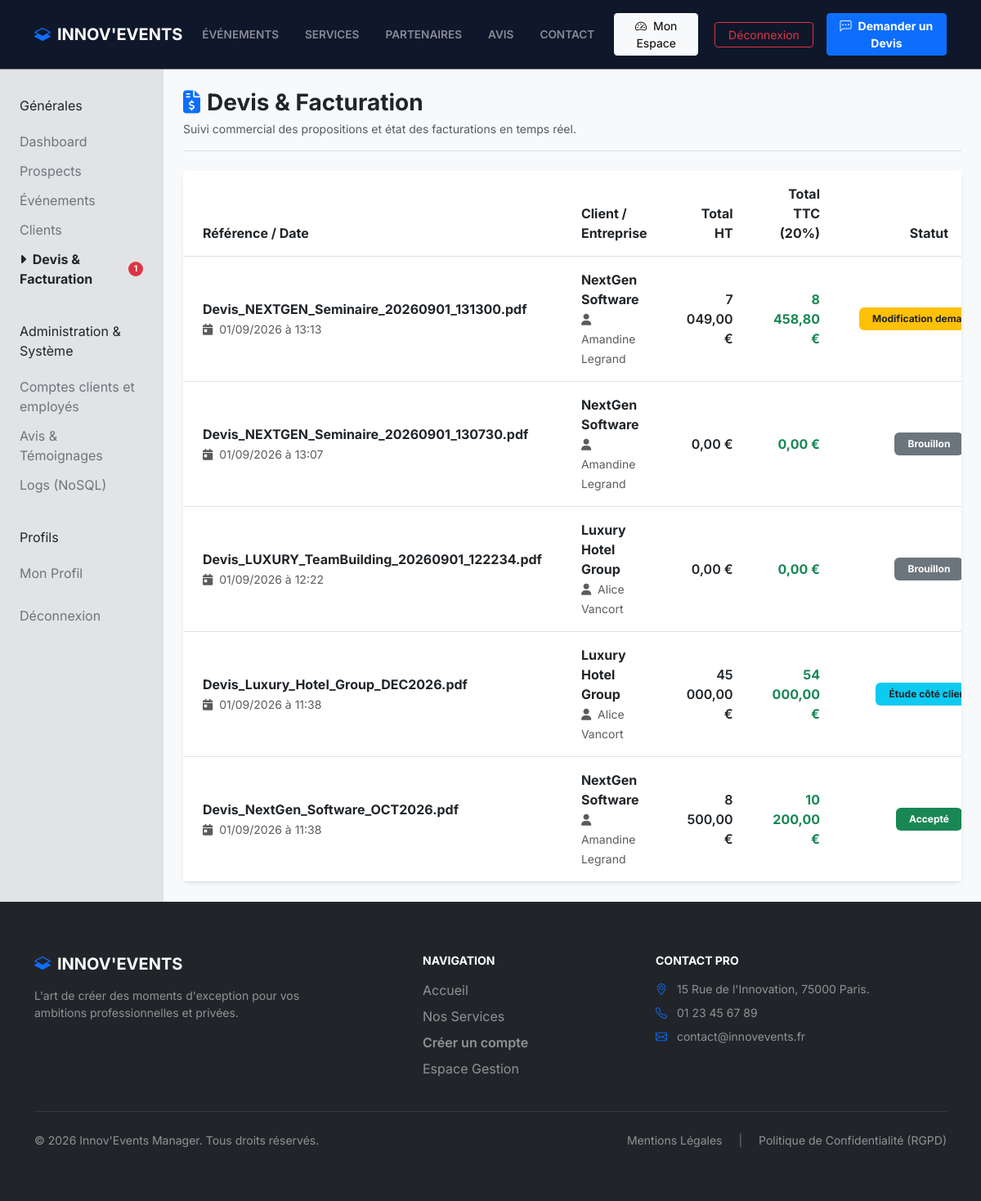
Page /index.php?action=admin_devis (signed in) on the committed database.
### tables this page shows
CREATE TABLE devis (
id_devis INT AUTO_INCREMENT PRIMARY KEY,
revision INT NOT NULL DEFAULT 1,
change_reason TEXT NULL,
id_prospect INT NOT NULL,
event_id INT NULL,
reference_pdf VARCHAR(255) NOT NULL,
montant_ht DECIMAL(10, 2) NOT NULL DEFAULT 0.00,
tva DECIMAL(10, 2) NOT NULL DEFAULT 0.00,
status VARCHAR(50) NOT NULL DEFAULT 'brouillon',
date_creation DATETIME DEFAULT CURRENT_TIMESTAMP,
CONSTRAINT fk_devis_prospect
FOREIGN KEY (id_prospect) REFERENCES prospects(id)
ON DELETE CASCADE ON UPDATE CASCADE
);

CREATE TABLE prospects (
id INT AUTO_INCREMENT PRIMARY KEY,
user_id INT NULL,
company_id INT NULL,
company_name VARCHAR(255) NOT NULL,
contact_name VARCHAR(255) NOT NULL,
email VARCHAR(255) NOT NULL,
phone VARCHAR(50) NOT NULL,
event_type VARCHAR(100) NOT NULL,
event_date DATE NULL,
location VARCHAR(255) NULL,
estimated_participants INT NULL,
budget DECIMAL(10, 2) NULL,
description TEXT NULL,
rejection_reason TEXT NULL,
status VARCHAR(50) NOT NULL DEFAULT 'à contacter',
created_at TIMESTAMP DEFAULT CURRENT_TIMESTAMP,
CONSTRAINT fk_prospects_user
FOREIGN KEY (user_id) REFERENCES users(id)
ON DELETE CASCADE ON UPDATE CASCADE,
CONSTRAINT fk_prospects_company
FOREIGN KEY (company_id) REFERENCES companies(id)
ON DELETE CASCADE ON UPDATE CASCADE
);

### src/controllers/QuoteController.php (called while the page is built, shortened)
<?php
require_once __DIR__ . '/../models/sql/Devis.php';
class QuoteController extends BaseController
{
    public function showDevisList(): void
    {
        $devisModel = new Devis();
        $devisList = $devisModel->findAllWithTotals();
        require __DIR__ . '/../views/partials/header.php';
        require __DIR__ . '/../views/admin/list_devis.php';
        require __DIR__ . '/../views/partials/footer.php';
    }
}

### src/config/Database.php (called while the page is built, shortened)
<?php
class Database {
    private static $instance = null;
    private function __construct() {
        $host    = 'db';
        $db      = 'innovevents_db';
        $user    = 'root';
        $pass    = 'root_password';
        $charset = 'utf8mb4';
        $dsn = "mysql:host=$host;dbname=$db;charset=$charset";
        try {
            $this->pdo = new PDO($dsn, $user, $pass, [
                PDO::ATTR_ERRMODE => PDO::ERRMODE_EXCEPTION,
                PDO::ATTR_DEFAULT_FETCH_MODE => PDO::FETCH_ASSOC,
                PDO::ATTR_EMULATE_PREPARES => false
            ]);
        } catch (\PDOException $e) {
            error_log("Database connection failure: " . $e->getMessage());
            die("Erreur de connexion à la base de données. Veuillez réessayer plus tard.");
        }
    }
    public static function getInstance() {
        if (self::$instance === null) {
            self::$instance = new Database();
        }
        return self::$instance->pdo;
    }
}

### src/models/sql/Devis.php (called while the page is built, shortened)
<?php
require_once __DIR__ . '/../../config/Database.php';
class Devis
{
    private PDO $db;
    public function __construct()
    {
        $this->db = Database::getInstance();
    }
    public function findAllWithTotals(): array
    {
        try {
            $stmt = $this->db->query("
                SELECT d.id_devis,
                       d.id_prospect,
                       d.reference_pdf,
                       d.status,
                       d.date_creation,
                       p.company_name,
                       p.contact_name,
                       COALESCE(SUM(pr.montant_ht), d.montant_ht, 0.00) AS total_ht,
                       ROUND(COALESCE(SUM(pr.montant_ht), d.montant_ht, 0.00) * 0.20, 2) AS total_tva,
                       ROUND(COALESCE(SUM(pr.montant_ht), d.montant_ht, 0.00) * 1.20, 2) AS total_ttc
                FROM devis d
                LEFT JOIN prospects p ON d.id_prospect = p.id
                LEFT JOIN prestations pr ON d.id_devis = pr.devis_id
                GROUP BY d.id_devis
                ORDER BY d.date_creation DESC
            ");
            return $stmt->fetchAll(PDO::FETCH_ASSOC);
        } catch (PDOException $e) {
            error_log("Défaut SQL findAllWithTotals : " . $e->getMessage());
            return [];
        }
    }
}

### src/views/admin/list_devis.php (the view, shortened to what this page needs)
<div class="container-fluid bg-light min-vh-100">
    <div class="row">
        <?php require __DIR__ . '/../partials/sidebar.php'; ?>
        <main class="col-md-9 ms-sm-auto col-lg-10 px-md-4 py-4">
            <div class="d-flex justify-content-between align-items-center mb-4 border-bottom pb-3">
                <div>
                    <h1 class="h3 fw-bold text-dark mb-1">
                        <i class="fa-solid fa-file-invoice-dollar text-primary me-2" aria-hidden="true"></i>Devis & Facturation
                    </h1>
                    <p class="text-muted small mb-0">Suivi commercial des propositions et état des facturations en temps réel.</p>
                </div>
            </div>
            <div class="card border-0 shadow-sm rounded-3">
                <div class="card-body p-0">
                    <div class="table-responsive">
                        <table class="table table-hover align-middle mb-0" aria-label="Liste des devis commerciaux">
                            <thead style="background-color: #0F172A; color: white;">
                            <tr>
                                <th scope="col" class="py-3 px-4">Référence / Date</th>
                                <th scope="col" class="py-3 px-4">Client / Entreprise</th>
                                <th scope="col" class="py-3 px-4 text-end">Total HT</th>
                                <th scope="col" class="py-3 px-4 text-end">Total TTC (20%)</th>
                                <th scope="col" class="py-3 px-4 text-center">Statut</th>
                            </tr>
                            </thead>
                            <tbody>
                            <?php if (empty($devisList)): ?>
                                <tr>
                                    <td colspan="6" class="text-center py-5 text-muted">
                                        <i class="fa-solid fa-folder-open display-6 d-block mb-3 opacity-50" aria-hidden="true"></i>
                                        Aucun devis n'a encore été généré. Convertissez un prospect pour initialiser un devis.
                                    </td>
                                </tr>
                            <?php else: ?>
                                <?php foreach ($devisList as $devis): ?>
                                    <?php
                                    $ht = (float)($devis['montant_ht'] ?? $devis['total_ht'] ?? 0);
                                    $ttc = $ht * 1.20;
                                    ?>
                                    <tr>
                                        <td class="px-4 py-3">
                                            <div class="fw-bold text-dark"><?= htmlspecialchars($devis['reference_pdf'] ?? '', ENT_QUOTES, 'UTF-8') ?></div>
                                            <small class="text-muted">
                                                <i class="fa-solid fa-calendar-day me-1" aria-hidden="true"></i>
                                                <?= !empty($devis['date_creation']) ? date('d/m/Y à H:i', strtotime($devis['date_creation'])) : date('d/m/Y') ?>
                                            </small>
                                        </td>
                                        <td class="px-4 py-3">
                                            <div class="fw-bold text-dark"><?= htmlspecialchars($devis['company_name'] ?? '', ENT_QUOTES, 'UTF-8') ?></div>
                                            <small class="text-muted">
                                                <i class="fa-solid fa-user me-1" aria-hidden="true"></i>
                                                <?= htmlspecialchars($devis['contact_name'] ?? '', ENT_QUOTES, 'UTF-8') ?>
                                            </small>
                                        </td>
                                        <td class="px-4 py-3 text-end fw-semibold">
                                            <?= number_format($ht, 2, ',', ' ') ?> €
                                        </td>
                                        <td class="px-4 py-3 text-end fw-bold text-success">
                                            <?= number_format($ttc, 2, ',', ' ') ?> €
                                        </td>
                                        <td class="px-4 py-3 text-center">
                                            <?php
                                            $st = strtolower($devis['status'] ?? 'brouillon');
                                            switch ($st) {
                                                case 'accepté':
                                                    $badgeClass = 'bg-success text-white';
                                                    $label = 'Accepté';
                                                    break;
                                                case 'modification':
                                                    $badgeClass = 'bg-warning text-dark';
                                                    $label = 'Modification demandée';
                                                    break;
                                                case 'étude côté client':
                                                case 'devis envoyé':
                                                    $badgeClass = 'bg-info text-dark';
                                                    $label = 'Étude côté client';
                                                    break;
                                                case 'brouillon':
                                                default:
                                                    $badgeClass = 'bg-secondary text-white';
                                                    $label = 'Brouillon';
                                                    break;
                                            }
                                            ?>
                                            <span class="badge <?= $badgeClass ?> px-3 py-2">
                                                <?= htmlspecialchars($label, ENT_QUOTES, 'UTF-8') ?>
                                            </span>
                                        </td>
                                    </tr>
                                <?php endforeach; ?>
                            <?php endif; ?>
                            </tbody>
                        </table>
                    </div>
                </div>
            </div>
        </main>
    </div>
</div>

### public/css/style.css (style rules this page uses)
body { font-family: 'Inter', system-ui, -apple-system, sans-serif !important; color: #475569 !important; }

### rows in the picture
devis: reference_pdf "Devis_NEXTGEN_Seminaire_20260901_131300.pdf", date_creation "01/09/2026 à 13:13", id_prospect.company_name "NextGen Software", id_prospect.contact_name "Amandine Legrand", ht "7 049,00", ttc "8 458,80", status "Modification…"
devis: reference_pdf "Devis_NEXTGEN_Seminaire_20260901_130730.pdf", date_creation "01/09/2026 à 13:07", id_prospect.company_name "NextGen Software", id_prospect.contact_name "Amandine Legrand", ht "0,00", ttc "0,00", status "Brouillon"
devis: reference_pdf "Devis_LUXURY_TeamBuilding_20260901_122234.pdf", date_creation "01/09/2026 à 12:22", id_prospect.company_name "Luxury Hotel Group", id_prospect.contact_name "Alice Vancort", ht "0,00", ttc "0,00", status "Brouillon"
devis: reference_pdf "Devis_Luxury_Hotel_Group_DEC2026.pdf", date_creation "01/09/2026 à 11:38", id_prospect.company_name "Luxury Hotel Group", id_prospect.contact_name "Alice Vancort", ht "45 000,00", ttc "54 000,00", status "Étude côté…"
devis: reference_pdf "Devis_NextGen_Software_OCT2026.pdf", date_creation "01/09/2026 à 11:38", id_prospect.company_name "NextGen Software", id_prospect.contact_name "Amandine Legrand", ht "8 500,00", ttc "10 200,00", status "Accepté"

### other values in the picture
$sectionTitle "Générales"
$item['label'] "Dashboard"
$item['label'] "Prospects"
$item['label'] "Événements"
$item['label'] "Clients"
$item['label'] "Devis & Facturation"
$badge "1"
$sectionTitle "Administration & Système"
$item['label'] "Comptes clients et employés"
$item['label'] "Avis & Témoignages"
$item['label'] "Logs (NoSQL)"
$sectionTitle "Profils"
$item['label'] "Mon Profil"
$item['label'] "Déconnexion"
